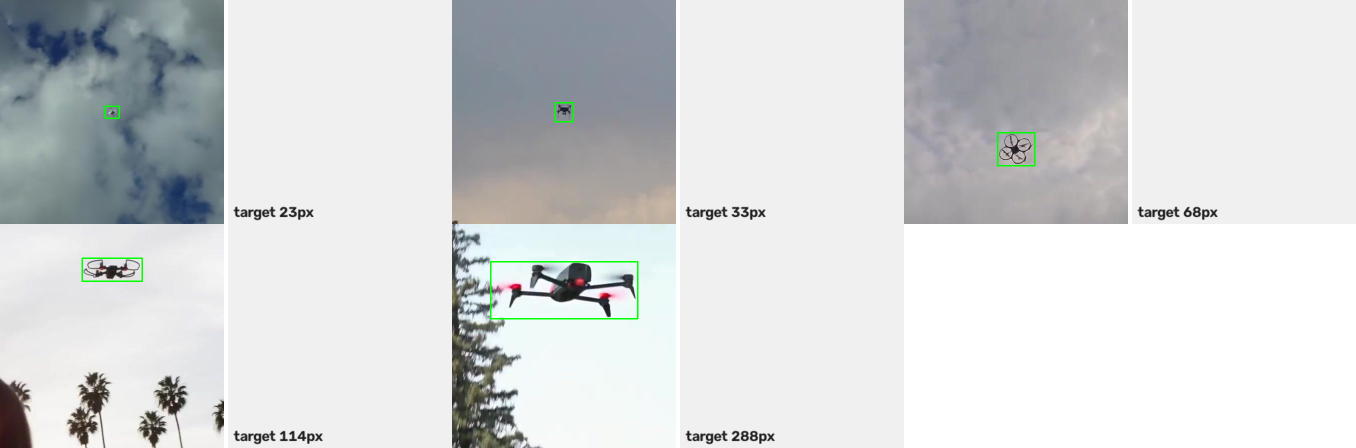
#> input picture deploy/samples_roi_448.png, 2712 x 896 px (shown at 1/2 size)
$ python analyze_miss.py ../deploy/samples_roi_448.png
#> lines starting #> are read from the running program, lines starting #| are printed output that depends on the picture; after the words box and inside, x2 and y2 are one past the last pixel; in counts of white or black regions, pixels touching at a corner belong together
# analyze_miss.py —— 用同帧图像复算 CFAR，解释“为什么屏幕上的方块检不出来”
import sys
import numpy as np
import cv2

path = sys.argv[1] if len(sys.argv) > 1 else r"./data/line_rej.jpg"
img = cv2.imread(path, cv2.IMREAD_GRAYSCALE)
#> img: shape (896, 2712); min 2, max 255, mean 214
assert img is not None, "读图失败: " + path
H, W = img.shape
#> H = 896; W = 2712

# 1) 用 OpenCV 当“地面真值”：找亮块
_, bw = cv2.threshold(img, 0, 255, cv2.THRESH_BINARY + cv2.THRESH_OTSU)
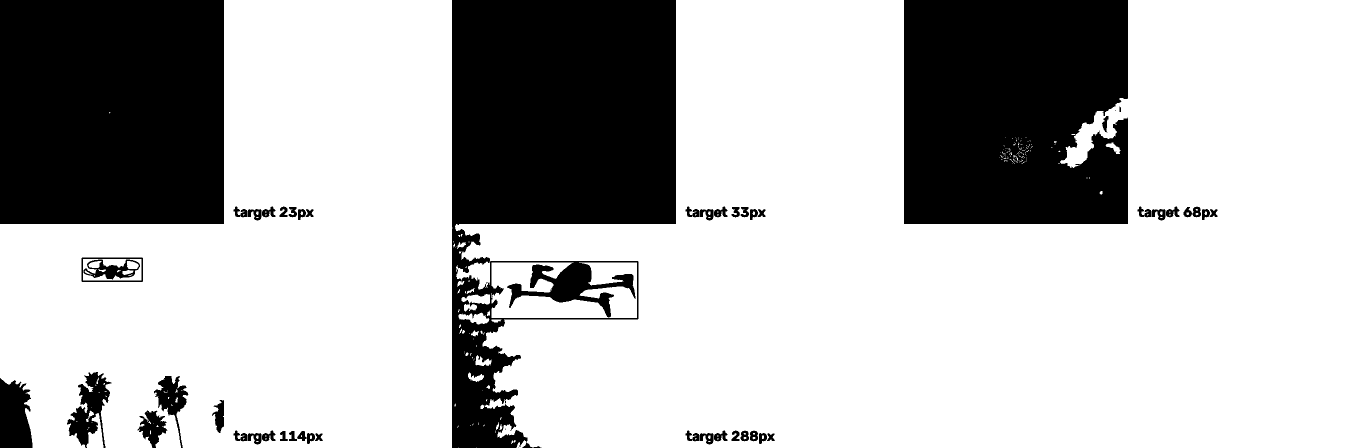
#> bw: shape (896, 2712) (shown at 1/2 size); 72.3% white; 55 black regions (6 under 20 px), largest, box (x1, y1, x2, y2) and area: (904, 0, 1352, 896) 245986, (0, 0, 448, 448) 200699, (1808, 0, 2256, 448) 193783
n, lab, stats, cent = cv2.connectedComponentsWithStats(bw, 8)
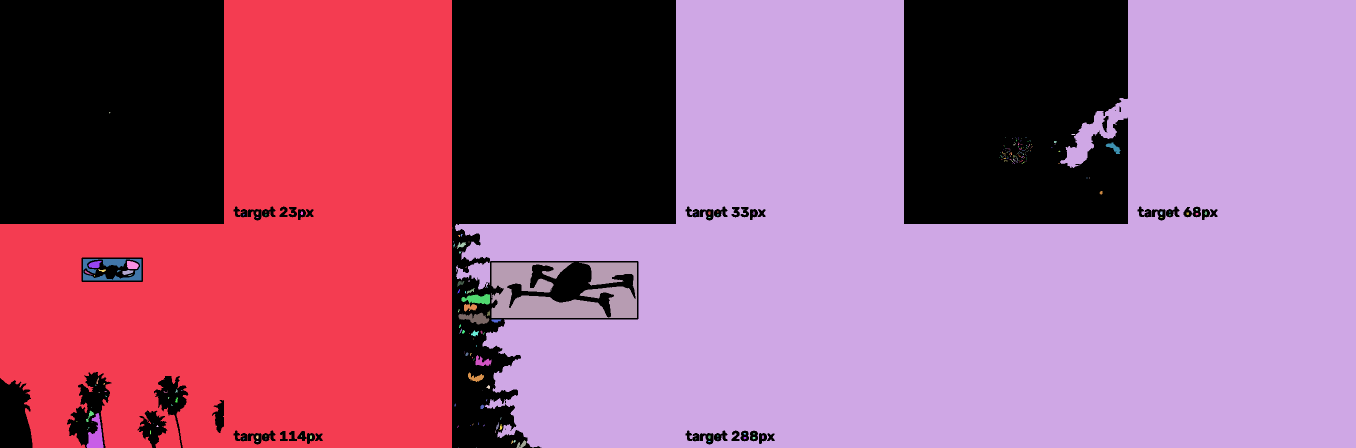
#> lab: shape (896, 2712) int32 (shown at 1/2 size); 238 distinct labels, from 0 to 237; one colour per label, 0 black
#> n = 238; stats = 238 rows, first 6: [0, 0, 2435, 896, 673993], [0, 0, 905, 896, 577288], [910, 0, 1802, 896, 1146887], [218, 224, 3, 3, 5], [2143, 268, 7, 2, 14], [2010, 274, 1, 1, 1]; cent = 238 pairs, first value 153 to 2411.2, second value 224.8 to 895
gt = []
for i in range(1, n):
    x, y, w, h, a = stats[i]
    if 4 <= a <= 2000 and w <= 60 and h <= 60:
        gt.append((int(cent[i][0]), int(cent[i][1]), int(a), w, h))
#> this loop made 237 passes
#> after the loop, gt = 145 items, first 6: (218, 224, 5, 3, 3), (2146, 268, 14, 7, 2), (2032, 280, 4, 2, 3), (2110, 283, 15, 6, 4), (2036, 287, 9, 3, 6), (2227, 295, 296, 30, 23)

print("OpenCV 认定的小亮块: %d 个" % len(gt))
#| OpenCV 认定的小亮块: 145 个
print("Otsu 阈值 = %.0f, 全图均值 %.1f" % (cv2.threshold(img, 0, 255, cv2.THRESH_BINARY + cv2.THRESH_OTSU)[0], img.mean()))
#| Otsu 阈值 = 190, 全图均值 214.0

# 2) 按 RTL 语义复算 CFAR:  x > mean + K*sd + FLOOR,  K=1, FLOOR=3, 窗口 31x31（因果近似=居中）
K, FLOOR, WIN = 1.0, 3.0, 31
half = WIN // 2
pad = cv2.copyMakeBorder(img.astype(np.float64), half, half, half, half, cv2.BORDER_REPLICATE)
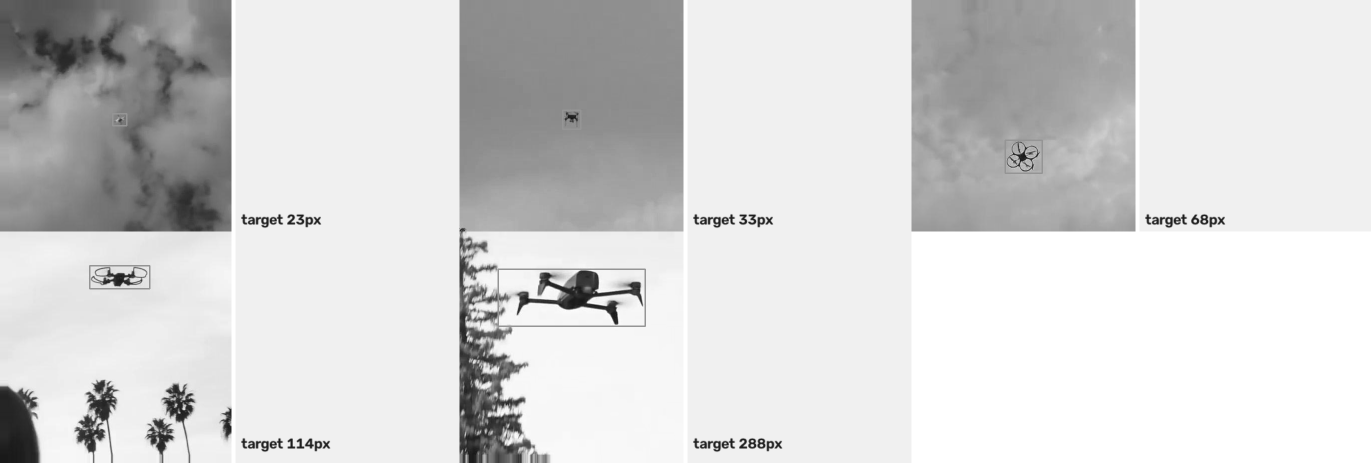
#> pad: shape (926, 2742) float64 (shown at 1/2 size); min 2, max 255, mean 213.7
mean = cv2.blur(pad, (WIN, WIN))[half:half + H, half:half + W]
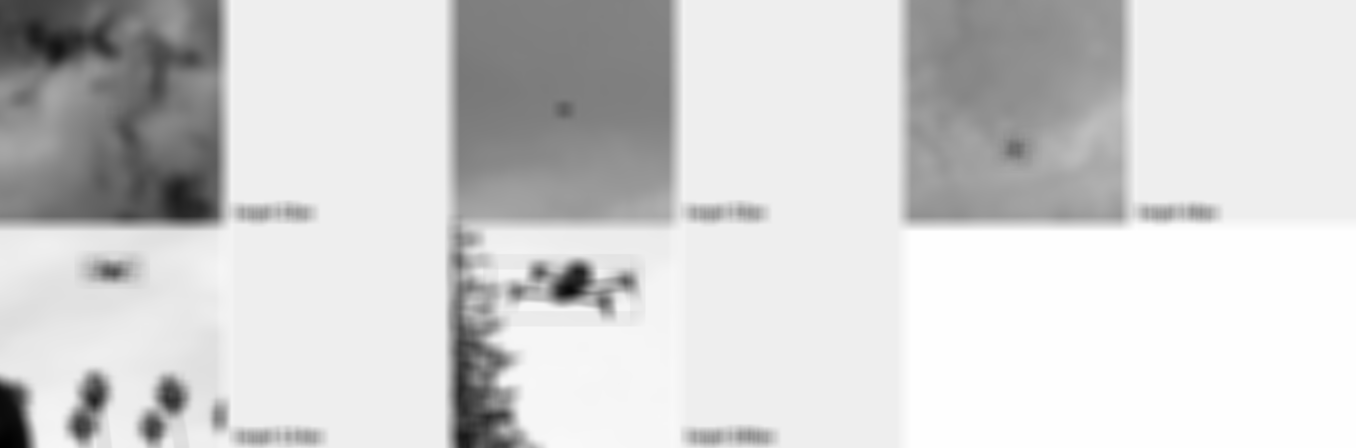
#> mean: shape (896, 2712) float64 (shown at 1/2 size); min 26.68, max 255, mean 214; drawn with min black and max white
sq = cv2.blur(pad * pad, (WIN, WIN))[half:half + H, half:half + W]
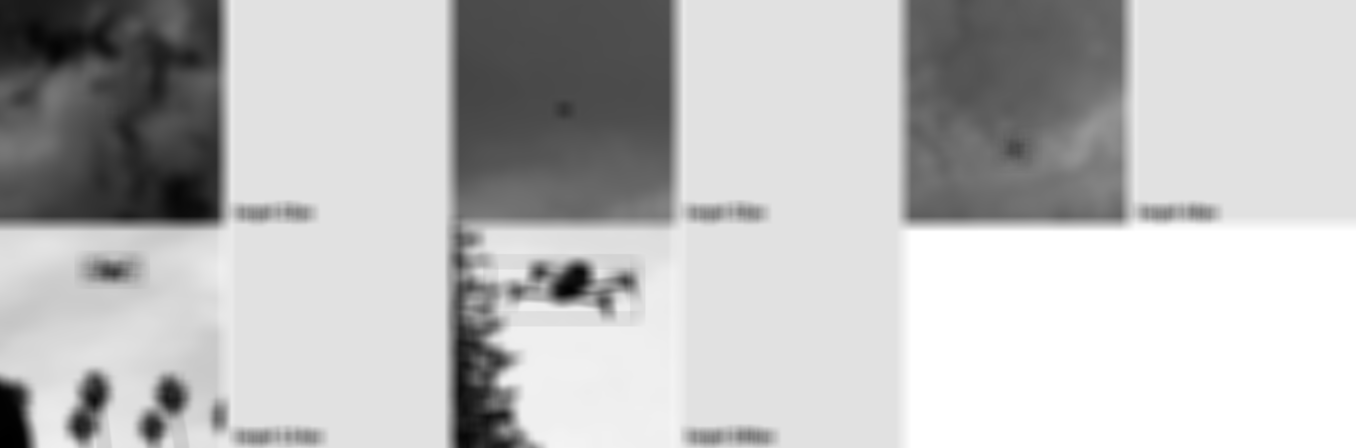
#> sq: shape (896, 2712) float64 (shown at 1/2 size); min 714, max 65025, mean 48359.6; drawn with min black and max white
var = np.maximum(sq - mean * mean, 0.0)
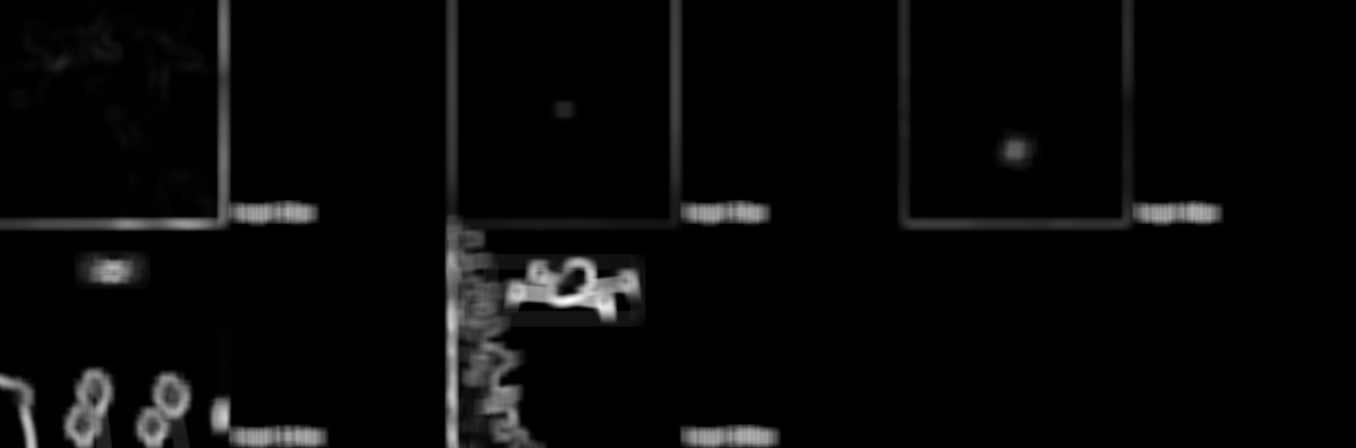
#> var: shape (896, 2712) float64 (shown at 1/2 size); min 0, max 10954.6, mean 368.5; drawn with min black and max white
sd = np.sqrt(var)
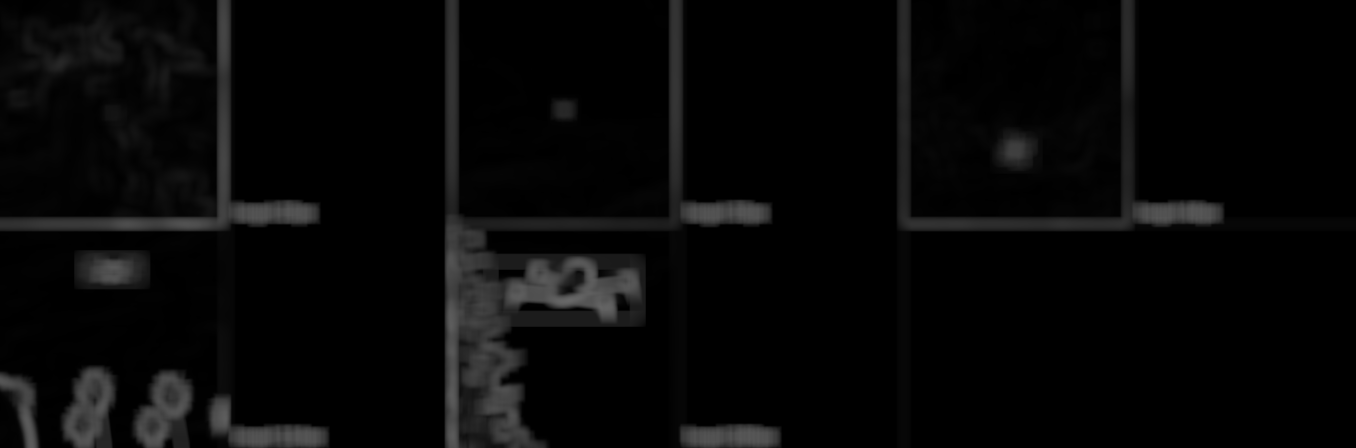
#> sd: shape (896, 2712) float64 (shown at 1/2 size); min 0, max 104.7, mean 7.4

print()
print("%-6s %-10s %-8s %-8s %-8s %-8s %s" % ("#", "中心(x,y)", "像素x", "邻域均值", "标准差", "门限", "判定"))
npass = 0
for i, (cx, cy, a, w, h) in enumerate(gt[:20]):
    x = float(img[cy, cx])
    m = float(mean[cy, cx])
    s = float(sd[cy, cx])
    thr = m + K * s + FLOOR
    ok = x > thr
    npass += 1 if ok else 0
    print("%-6d %-10s %-8.0f %-8.1f %-8.1f %-8.1f %s" % (i, "(%d,%d)" % (cx, cy), x, m, s, thr, "过" if ok else "不过"))
#> this loop made 20 passes
#> (cx, cy, a, w, h, x, m, s) on passes 1 to 12: (218, 224, 5, 3, 3, 168, 134.7, 18.47), (2146, 268, 14, 7, 2, 191, 186.2, 4.96), (2032, 280, 4, 2, 3, 190, 143.7, 46.98), (2110, 283, 15, 6, 4, 192, 182.8, 4.75), (2036, 287, 9, 3, 6, 189, 129.8, 58.94), (2227, 295, 296, 30, 23, 193, 188.5, 3.48), (2028, 288, 10, 6, 5, 171, 130.7, 59.98), (2042, 288, 4, 4, 1, 195, 136.8, 57.43), (2057, 290, 6, 2, 6, 171, 155.6, 39.4), (2062, 293, 6, 4, 5, 142, 160.8, 34.9), (2054, 296, 4, 4, 3, 183, 156.8, 40.61), (2018, 298, 8, 4, 4, 200, 131.5, 60.3)
#| 0      (218,224)  168      134.7    18.5     156.2    过
#| 1      (2146,268) 191      186.2    5.0      194.2    不过
#| 2      (2032,280) 190      143.7    47.0     193.7    不过
#| 3      (2110,283) 192      182.8    4.8      190.5    过
#| 4      (2036,287) 189      129.8    58.9     191.7    不过
#| 5      (2227,295) 193      188.5    3.5      194.9    不过
#| 6      (2028,288) 171      130.7    60.0     193.7    不过
#| 7      (2042,288) 195      136.8    57.4     197.2    不过
#> (further printed lines are left out)
#> after the loop, npass = 4
print()
print("按 RTL 门限：%d/%d 个亮块能过" % (npass, min(20, len(gt))))
#| 按 RTL 门限：4/20 个亮块能过
